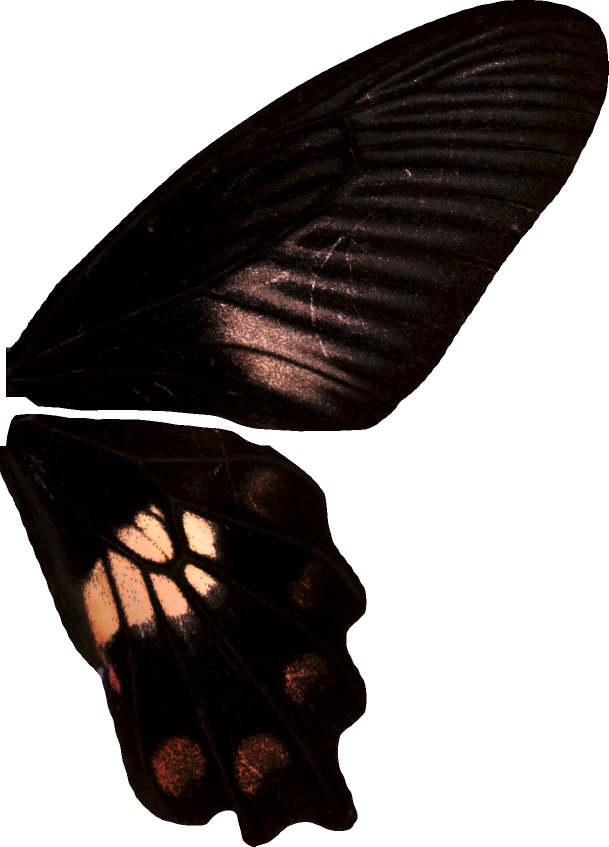
#> input picture visible_pictures/ACC0005D.jpg, 1217 x 1693 px, found by its file name (shown at 1/2 size); its folder holds only this picture in this run
$ python generate_outlines.py
#> lines starting #> are read from the running program, lines starting #| are printed output that depends on the picture; after the words box and inside, x2 and y2 are one past the last pixel; in counts of white or black regions, pixels touching at a corner belong together
# -*- coding: utf-8 -*-
"""
Spyder Editor

This is a temporary script file.
"""

import os
import numpy as np
import pandas as pd
import matplotlib.pyplot as plt
import cv2
import tqdm


# Function to pad image with white pixels to target size
def pad_image(img, target_size):
    padded_img = np.ones((target_size[1], target_size[0], 3), dtype=np.uint8) * 255  # Create a white image
    h, w = img.shape[:2]
    y_off = (target_size[1] - h) // 2
    x_off = (target_size[0] - w) // 2
    padded_img[y_off:y_off+h, x_off:x_off+w, :] = img  # Place the original image in the center
    return padded_img


path_im=r"C:\Users\Agathe\Desktop\visible_pictures"
path_im_save=r"C:\Users\Agathe\Desktop\visible_pictures\visible_pictures_resized"
path_outlines = r"C:\Users\Agathe\Desktop\visible_pictures\outlines_visible"
listim = os.listdir(path_im)
listim = [x for x in listim if x[-4:]==".jpg"]

# Load your images and determine the maximum dimensions
max_width = 0
max_height = 0
images = []
for image_path in listim:
    img = cv2.imread(path_im+"/"+image_path)
#> img is the input picture: shape (1693, 1217, 3); mean B, G, R 131.3, 132.9, 138.3
    max_width = max(max_width, img.shape[1])
    max_height = max(max_height, img.shape[0])
    images.append(img)

# Pad images to the maximum dimensions
padded_images = []
for img in tqdm.tqdm(images):
    padded_img = pad_image(img, (max_width, max_height))
    padded_images.append(padded_img)
#> this loop made 1 pass
#> (h in pad_image, w in pad_image, y_off in pad_image, x_off in pad_image) on pass 1: (1693, 1217, 0, 0)
#> after the loop, padded_images = 1 item

# Now all images in padded_images will have the same size, padded with white pixels


for i in tqdm.tqdm(range(len(padded_images))) :
    im= padded_images[i]

    im=cv2.resize(im, (im.shape[1],im.shape[0])) #Here you can resize the image for shorter computation time for the patternize code

    gray = cv2.cvtColor(im, cv2.COLOR_BGR2GRAY)

    grayblur = cv2.blur(gray, [10,10])

    ret, thresh = cv2.threshold(grayblur, 250,255, cv2.THRESH_BINARY_INV)

    thresh= cv2.erode(thresh, np.ones([15,15]))

    # Find contours
    contours, _ = cv2.findContours(thresh, cv2.RETR_EXTERNAL, cv2.CHAIN_APPROX_SIMPLE)

    contours = sorted(contours, key=cv2.contourArea, reverse=True)[0]

    xy=contours.squeeze()
    np.savetxt(path_outlines+"/"+listim[i][:-4]+".txt", xy, fmt='% 4d')

    cv2.imwrite(path_im_save+"/"+listim[i], im)
#> this loop made 1 pass
#> pass 1, `gray = cv2.cvtColor(im, cv2.COLOR_BGR2GRAY)`:
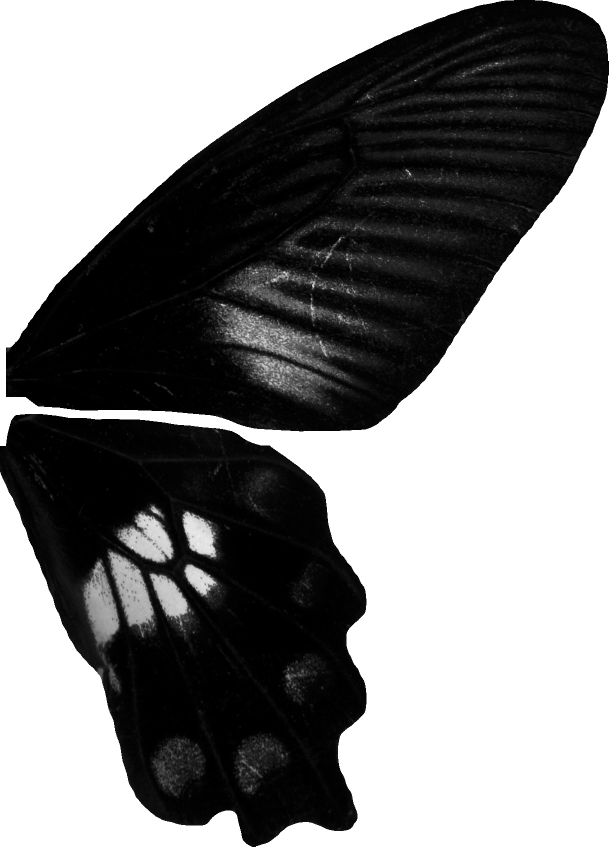
#> gray: shape (1693, 1217) (shown at 1/2 size); min 0, max 255, mean 134.3
#> pass 1, `ret, thresh = cv2.threshold(grayblur, 250,255, cv2.THRESH_BINARY_INV)`:
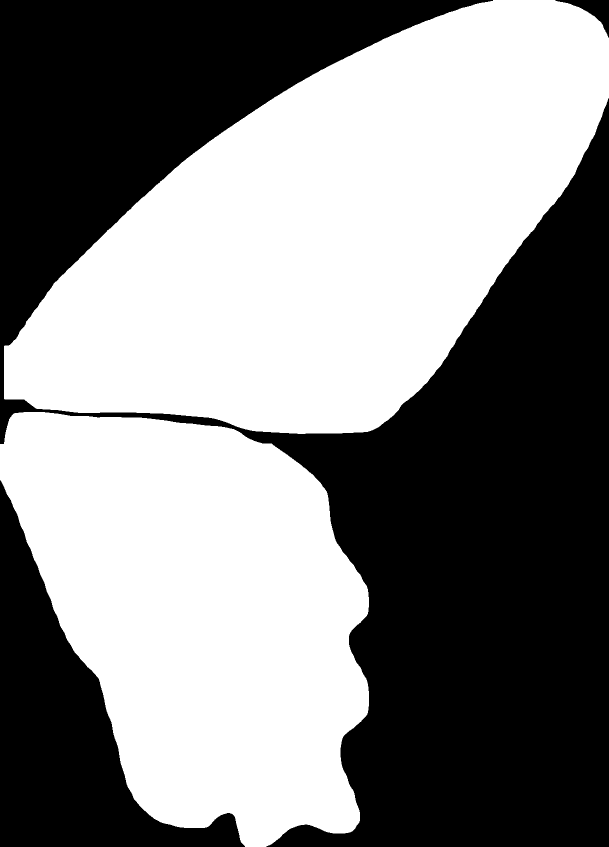
#> thresh: shape (1693, 1217) (shown at 1/2 size); 52.2% white; 3 black regions, box (x1, y1, x2, y2) and area: (0, 0, 1217, 1693) 855278, (0, 961, 490, 1693) 126501, (1111, 0, 1217, 75) 2448
#> pass 1, `thresh= cv2.erode(thresh, np.ones([15,15]))`:
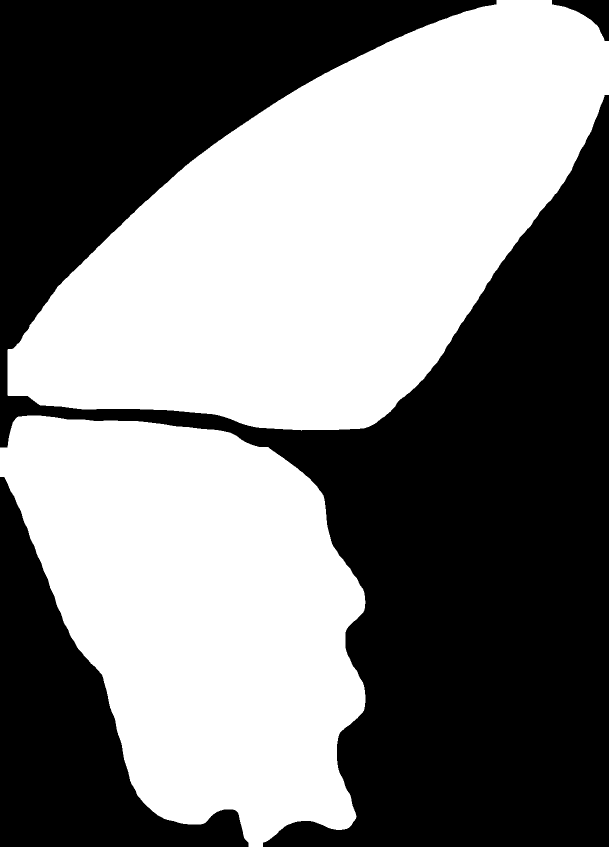
#> thresh: shape (1693, 1217) (shown at 1/2 size); 49.8% white; 2 white regions, box (x1, y1, x2, y2) and area: (15, 0, 1217, 861) 598395, (0, 831, 731, 1693) 426918

$ run again, on visible_pictures/ACC0085V.jpg
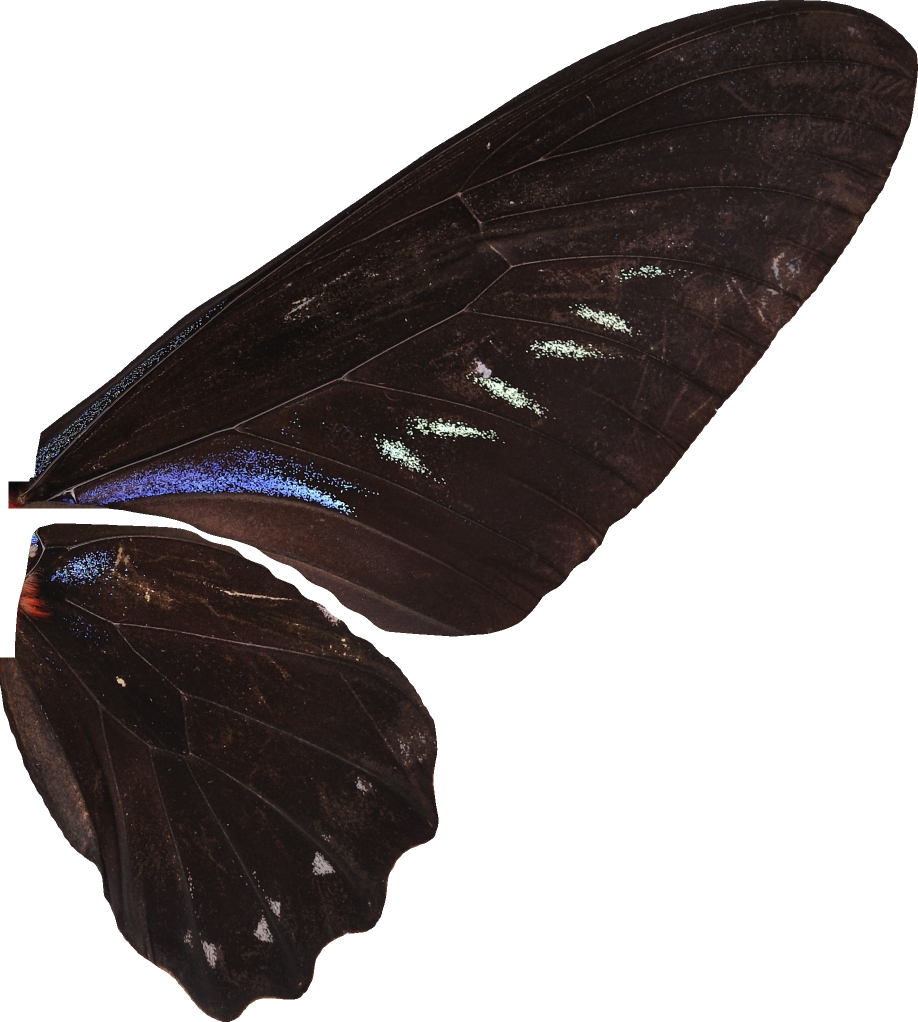
#> input picture visible_pictures/ACC0085V.jpg, 1836 x 2043 px, found by its file name (shown at 1/2 size)
#> img is the input picture: shape (2043, 1836, 3); mean B, G, R 148.1, 148.7, 153.9
#> the loop `for img in tqdm.tqdm(images):` made 1 pass
#> (h in pad_image, w in pad_image, y_off in pad_image, x_off in pad_image) on pass 1: (2043, 1836, 0, 0)
#> after the loop `for img in tqdm.tqdm(images):`: padded_images = 1 item
#> the loop `for i in tqdm.tqdm(range(len(padded_images))) :` made 1 pass
#> pass 1, `ret, thresh = cv2.threshold(grayblur, 250,255, cv2.THRESH_BINARY_INV)`:
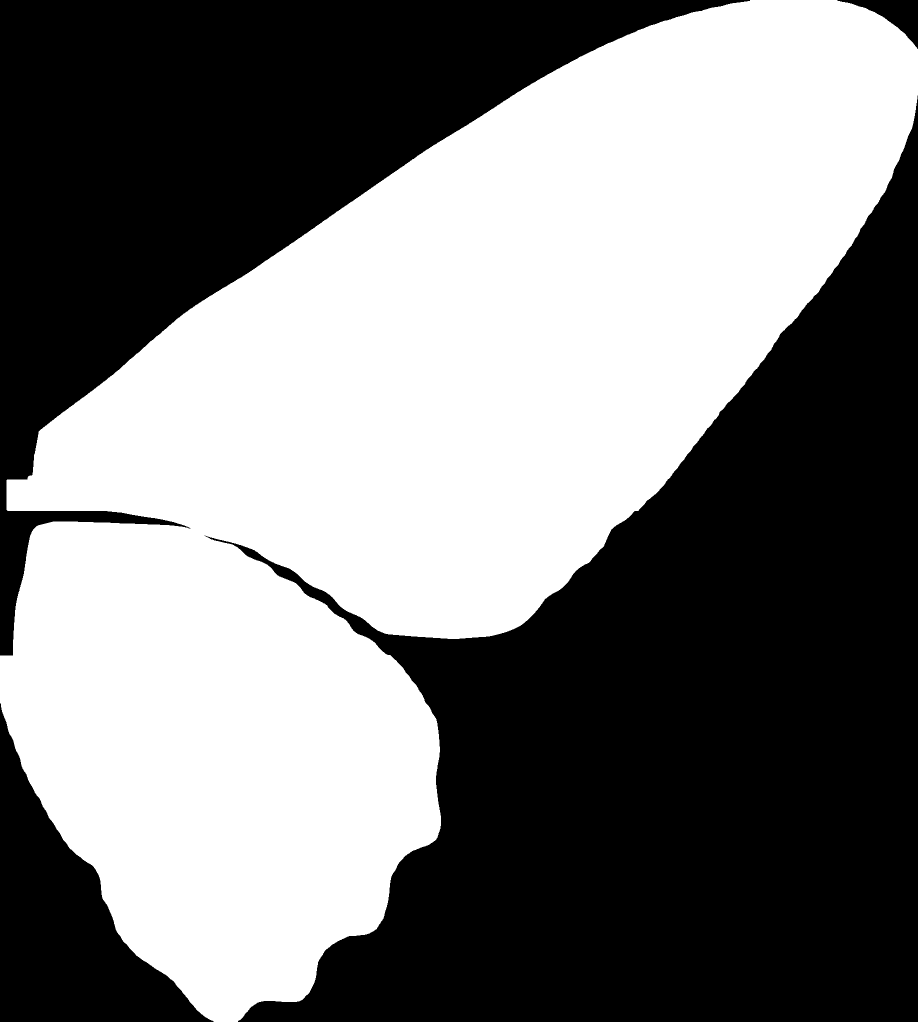
#> thresh: shape (2043, 1836) (shown at 1/2 size); 48.9% white; 1 white region, box (x1, y1, x2, y2) and area: (0, 0, 1836, 2043) 1832652
#> pass 1, `thresh= cv2.erode(thresh, np.ones([15,15]))`:
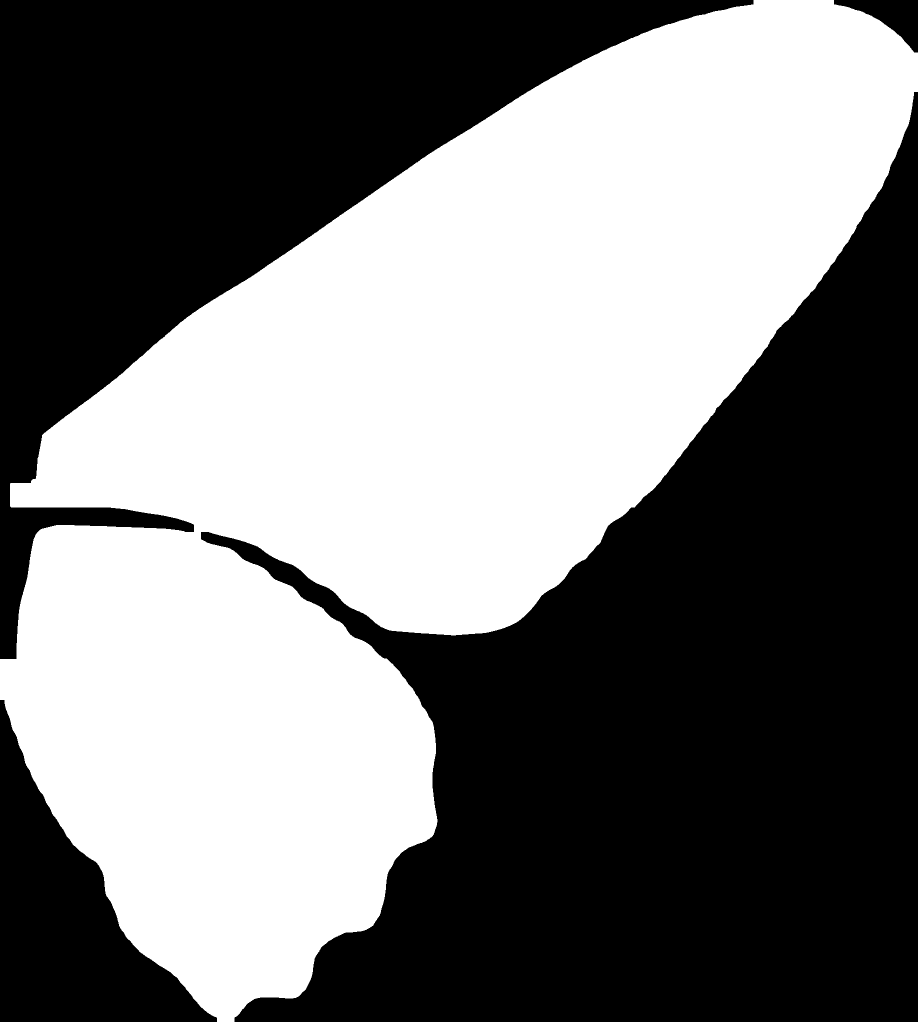
#> thresh: shape (2043, 1836) (shown at 1/2 size); 47.1% white; 1 white region, box (x1, y1, x2, y2) and area: (0, 0, 1836, 2043) 1766035
